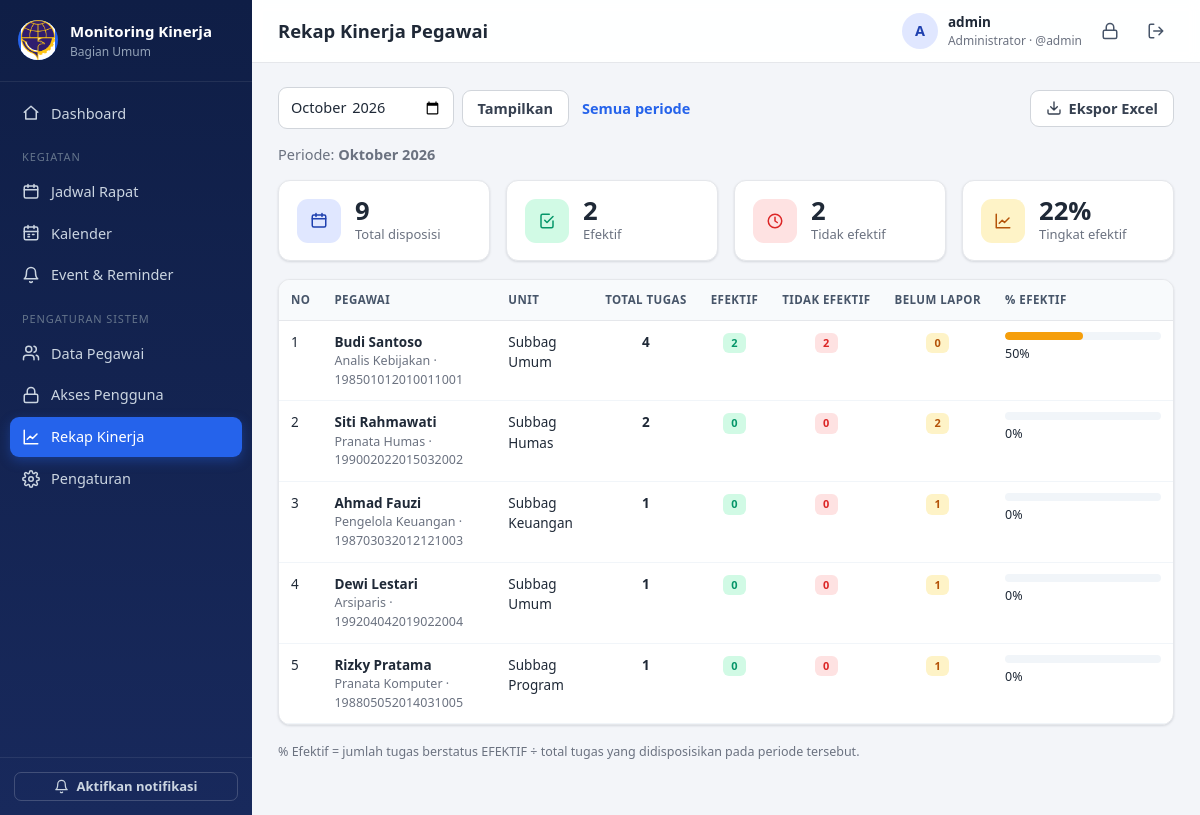
The page /rekap (signed in) on the database as committed earlier.
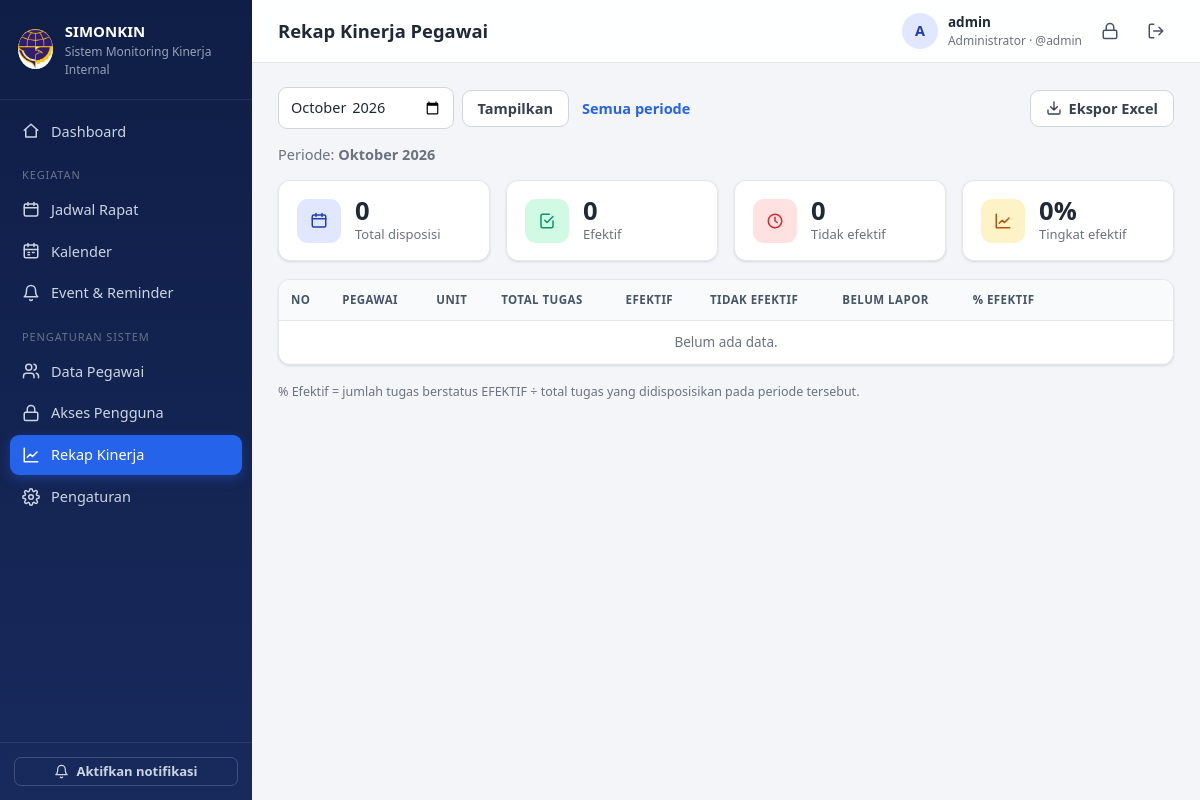
The same page on the database as committed later.
### tables this page shows
CREATE TABLE settings (key TEXT PRIMARY KEY, value TEXT);

CREATE TABLE pegawai (
    id INTEGER PRIMARY KEY AUTOINCREMENT,
    nip TEXT, nama TEXT NOT NULL, jabatan TEXT, unit TEXT,
    no_hp TEXT, email TEXT,
    aktif INTEGER NOT NULL DEFAULT 1,
    created_at TEXT
);

### app.py (the view)
@app.route("/rekap")
@admin_required
def rekap():
    bulan = request.args.get("bulan", date.today().strftime("%Y-%m"))
    rows = rekap_data(bulan)
    tot = dict(total=sum(r["total"] for r in rows), ef=sum(r["ef"] for r in rows),
               tef=sum(r["tef"] for r in rows), belum=sum(r["belum"] for r in rows))
    tot["persen"] = round(tot["ef"] * 100 / tot["total"]) if tot["total"] else 0
    return render_template("rekap.html", rows=rows, bulan=bulan, tot=tot)

### app.py (called while the page is built)
def get_db():
    if "db" not in g:
        g.db = sqlite3.connect(DB_PATH)
        g.db.row_factory = sqlite3.Row
        g.db.execute("PRAGMA foreign_keys = ON")
    return g.db

def query(sql, args=(), one=False):
    cur = get_db().execute(sql, args)
    rows = cur.fetchall()
    cur.close()
    return (rows[0] if rows else None) if one else rows

def now_str():
    return datetime.now().strftime(FMT)

def csrf_token():
    if "_csrf" not in session:
        session["_csrf"] = secrets.token_hex(16)
    return session["_csrf"]

def is_admin():
    return bool(g.user and g.user["role"] == "admin")

def admin_required(f):
    @wraps(f)
    def wrapper(*a, **kw):
        if not g.user:
            return redirect(url_for("login", next=request.full_path))
        if g.user["role"] != "admin":
            abort(403)
        return f(*a, **kw)
    return wrapper

def icon(name, size=18):
    return Markup(
        f'<svg class="ic" width="{size}" height="{size}" viewBox="0 0 24 24" fill="none" stroke="currentColor" '
        f'stroke-width="2" stroke-linecap="round" stroke-linejoin="round" aria-hidden="true">{ICONS.get(name, "")}</svg>')

### monitoring-kinerja/templates/rekap.html (shortened to what this page needs)
{% extends 'base.html' %}
{% block heading %}Rekap Kinerja Pegawai{% endblock %}
{% block content %}
<div class="toolbar">
  <form class="filters" method="get">
    <input type="month" name="bulan" value="{{ bulan }}">
    <button class="btn btn-light">Tampilkan</button>
    <a class="btn btn-link" href="{{ url_for('rekap', bulan='') }}">Semua periode</a>
  </form>
  <a href="{{ url_for('rekap_export', bulan=bulan) }}" class="btn btn-light">{{ icon('download',16) }} Ekspor Excel</a>
</div>
<p class="muted">Periode: <b>{{ bulan|bulan_nama if bulan else 'Semua periode' }}</b></p>
<div class="stats">
  <div class="stat"><div class="stat-ic c-blue">{{ icon('rapat') }}</div><div><div class="stat-num">{{ tot.total }}</div><div class="stat-lbl">Total disposisi</div></div></div>
  <div class="stat"><div class="stat-ic c-green">{{ icon('tugas') }}</div><div><div class="stat-num">{{ tot.ef }}</div><div class="stat-lbl">Efektif</div></div></div>
  <div class="stat"><div class="stat-ic c-red">{{ icon('clock') }}</div><div><div class="stat-num">{{ tot.tef }}</div><div class="stat-lbl">Tidak efektif</div></div></div>
  <div class="stat"><div class="stat-ic c-amber">{{ icon('chart') }}</div><div><div class="stat-num">{{ tot.persen }}%</div><div class="stat-lbl">Tingkat efektif</div></div></div>
</div>
<div class="card p0"><div class="table-wrap">
<table class="table">
  <thead><tr><th>No</th><th>Pegawai</th><th>Unit</th><th class="c">Total Tugas</th><th class="c">Efektif</th><th class="c">Tidak Efektif</th><th class="c">Belum Lapor</th><th style="min-width:180px">% Efektif</th></tr></thead>
  <tbody>
  {% for r in rows %}
  <tr>
    <td>{{ loop.index }}</td>
    <td><div class="strong">{{ r.nama }}</div><div class="small muted">{{ r.jabatan or '' }}{% if r.nip %} · {{ r.nip }}{% endif %}</div></td>
    <td>{{ r.unit or '-' }}</td>
    <td class="c strong">{{ r.total }}</td>
    <td class="c"><span class="badge b-green">{{ r.ef }}</span></td>
    <td class="c"><span class="badge b-red">{{ r.tef }}</span></td>
    <td class="c"><span class="badge b-amber">{{ r.belum }}</span></td>
    <td><div class="bar"><div class="bar-fill {{ 'lo' if r.persen < 50 else ('mid' if r.persen < 80 else '') }}" style="width: {{ r.persen }}%"></div></div><span class="small">{{ r.persen }}%</span></td>
  </tr>
  {% else %}<tr><td colspan="8" class="empty">Belum ada data.</td></tr>{% endfor %}
  </tbody>
</table></div></div>
<p class="small muted">% Efektif = jumlah tugas berstatus EFEKTIF ÷ total tugas yang didisposisikan pada periode tersebut.</p>
{% endblock %}

### monitoring-kinerja/templates/base.html (shortened to what this page needs)
<!doctype html>
<html lang="id">
  <head>
    <link
      rel="stylesheet"
      href="{{ url_for('static', filename='style.css') }}"
    />
  </head>
  <body>
    {% set ep = request.endpoint or '' %}
    <div class="layout">
      <aside class="sidebar" id="sidebar">
        <div class="brand">
          <div class="logo">
            <img
              src="{{ url_for('static', filename='img/logo.png') }}"
              alt="Logo"
              style="width: 100%; height: 100%; object-fit: contain"
            />
          </div>
          <div>
            <div class="brand-title">{{ settings.nama_aplikasi }}</div>
            <div class="brand-sub">{{ settings.nama_instansi }}</div>
          </div>
        </div>
        <nav class="nav">
          <a
            href="{{ url_for('dashboard') }}"
            class="{{ 'active' if ep=='dashboard' }}"
            >{{ icon('home') }} Dashboard</a
          >
          {% if is_admin %}
          <div class="nav-label">Kegiatan</div>
          <a
            href="{{ url_for('rapat_list') }}"
            class="{{ 'active' if ep.startswith('rapat') }}"
            >{{ icon('rapat') }} Jadwal Rapat</a
          >
          {% endif %}
          <a
            href="{{ url_for('kalender') }}"
            class="{{ 'active' if ep=='kalender' }}"
            >{{ icon('kalender') }} Kalender</a
          >
          <a
            href="{{ url_for('event_list') }}"
            class="{{ 'active' if ep.startswith('event') }}"
            >{{ icon('bell') }} {{ 'Event & Reminder' if is_admin else
            'Pengingat & Event' }}</a
          >
          {% if is_admin %}
          <div class="nav-label">Pengaturan Sistem</div>
          <a
            href="{{ url_for('pegawai_list') }}"
            class="{{ 'active' if ep.startswith('pegawai') }}"
            >{{ icon('pegawai') }} Data Pegawai</a
          >
          <a
            href="{{ url_for('pengguna_list') }}"
            class="{{ 'active' if ep.startswith('pengguna') }}"
            >{{ icon('kunci') }} Akses Pengguna</a
          >
          <a
            href="{{ url_for('rekap') }}"
            class="{{ 'active' if ep.startswith('rekap') }}"
            >{{ icon('chart') }} Rekap Kinerja</a
          >
          <a
            href="{{ url_for('pengaturan') }}"
            class="{{ 'active' if ep=='pengaturan' }}"
            >{{ icon('gear') }} Pengaturan</a
          >
          {% endif %}
        </nav>
        <div class="sidebar-foot">
          <button
            type="button"
            class="btn btn-sm btn-outline-light w100"
            id="btnNotif"
          >
            {{ icon('bell',15) }} Aktifkan notifikasi
          </button>
        </div>
      </aside>
      <main class="main">
        <header class="topbar">
          <h1 class="page-title">{% block heading %}{% endblock %}</h1>
          <div class="user-box">
            <div class="avatar">
              {{ (current_user.pegawai_nama or current_user.username)[:1]|upper
              }}
            </div>
            <div class="user-meta">
              <div class="user-name">
                {{ current_user.pegawai_nama or current_user.username }}
              </div>
              <div class="user-role">
                {{ 'Administrator' if is_admin else 'Pengguna' }} · @{{
                current_user.username }}
              </div>
            </div>
            <a
              class="icon-btn"
              href="{{ url_for('ganti_password') }}"
              title="Ganti password"
              >{{ icon('kunci') }}</a
            >
            <form method="post" action="{{ url_for('logout') }}" class="inline">
              <button class="icon-btn" title="Keluar">
                {{ icon('logout') }}
              </button>
            </form>
          </div>
        </header>
        <div class="content">
           {% block content %}{% endblock %}
        </div>
      </main>
    </div>
  </body>
</html>

Rows that differ between the two databases and show on the page:
removed pegawai: nama "Budi Santoso", jabatan "Analis Kebijakan", nip "198501012010011001", unit "Subbag Umum", total "4", ef "2", tef "2", belum "0", persen "50"
removed pegawai: nama "Siti Rahmawati", jabatan "Pranata Humas", nip "199002022015032002", unit "Subbag Humas", total "2", ef "0", tef "0", belum "2", persen "0"
removed pegawai: nama "Ahmad Fauzi", jabatan "Pengelola Keuangan", nip "198703032012121003", unit "Subbag Keuangan", total "1", ef "0", tef "0", belum "1", persen "0"
removed pegawai: nama "Dewi Lestari", jabatan "Arsiparis", nip "199204042019022004", unit "Subbag Umum", total "1", ef "0", tef "0", belum "1", persen "0"
removed pegawai: nama "Rizky Pratama", jabatan "Pranata Komputer", nip "198805052014031005", unit "Subbag Program", total "1", ef "0", tef "0", belum "1", persen "0"
changed settings: nama_aplikasi "Monitoring Kinerja" → "SIMONKIN"
changed settings: nama_instansi "Bagian Umum" → "Sistem Monitoring Kinerja Internal"
Other text that changed with them:
{{ tot.total }}: "9" → "0"
{{ tot.ef }}: "2" → "0"
{{ tot.tef }}: "2" → "0"
{{ tot.persen }}: "22" → "0"
text now shown: "Belum ada data."
